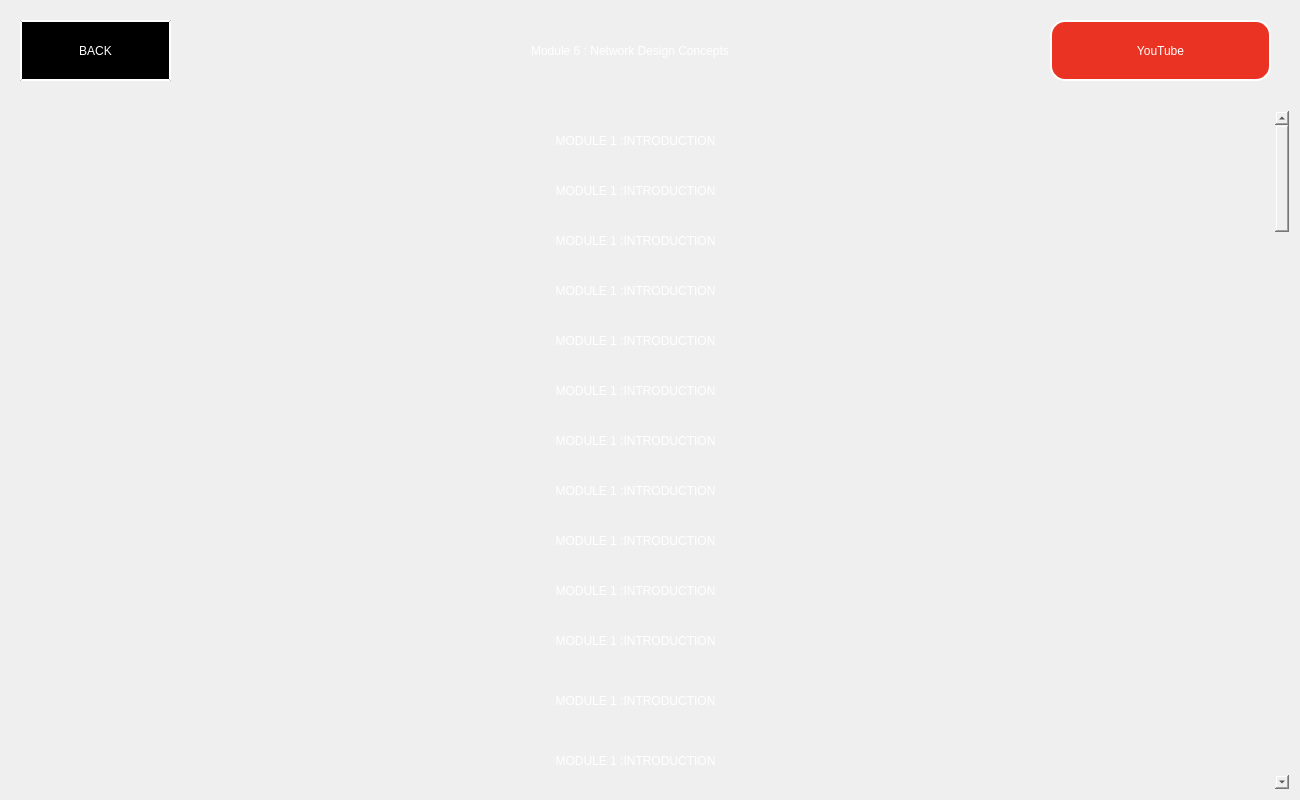
<?xml version="1.0" encoding="UTF-8"?>
<ui version="4.0">
 <class>MainWindow</class>
 <widget class="QMainWindow" name="MainWindow">
  <property name="geometry">
   <rect>
    <x>0</x>
    <y>0</y>
    <width>1300</width>
    <height>800</height>
   </rect>
  </property>
  <property name="minimumSize">
   <size>
    <width>1300</width>
    <height>800</height>
   </size>
  </property>
  <property name="windowTitle">
   <string>DARN IT</string>
  </property>
  <property name="windowIcon">
   <iconset>
    <normaloff>pictures/icon.png</normaloff>pictures/icon.png</iconset>
  </property>
  <property name="styleSheet">
   <string notr="true"/>
  </property>
  <widget class="QWidget" name="centralwidget">
   <widget class="QLabel" name="title">
    <property name="geometry">
     <rect>
      <x>300</x>
      <y>20</y>
      <width>660</width>
      <height>61</height>
     </rect>
    </property>
    <property name="styleSheet">
     <string notr="true">color: rgb(255, 255, 255);
font: 22pt &quot;Artifakt Element&quot;;
background : transparent;</string>
    </property>
    <property name="text">
     <string>Module 6 : Network Design Concepts</string>
    </property>
    <property name="alignment">
     <set>Qt::AlignCenter</set>
    </property>
   </widget>
   <widget class="QPushButton" name="back">
    <property name="geometry">
     <rect>
      <x>20</x>
      <y>20</y>
      <width>151</width>
      <height>61</height>
     </rect>
    </property>
    <property name="styleSheet">
     <string notr="true">background-color: rgb(0, 0, 0);
color: rgb(255, 255, 255);
font: 14pt &quot;Artifakt Element&quot;;
border : outset ;
border-width : 2px;
border-color: rgb(255, 255, 255);</string>
    </property>
    <property name="text">
     <string>BACK</string>
    </property>
   </widget>
   <widget class="QScrollArea" name="scrollArea">
    <property name="geometry">
     <rect>
      <x>10</x>
      <y>110</y>
      <width>1280</width>
      <height>680</height>
     </rect>
    </property>
    <property name="minimumSize">
     <size>
      <width>1280</width>
      <height>680</height>
     </size>
    </property>
    <property name="styleSheet">
     <string notr="true">background : transparent;</string>
    </property>
    <property name="verticalScrollBarPolicy">
     <enum>Qt::ScrollBarAlwaysOn</enum>
    </property>
    <property name="horizontalScrollBarPolicy">
     <enum>Qt::ScrollBarAlwaysOff</enum>
    </property>
    <property name="widgetResizable">
     <bool>true</bool>
    </property>
    <widget class="QWidget" name="scrollAreaWidgetContents_2">
     <property name="geometry">
      <rect>
       <x>0</x>
       <y>0</y>
       <width>1257</width>
       <height>5018</height>
      </rect>
     </property>
     <layout class="QVBoxLayout" name="verticalLayout">
      <item>
       <widget class="QFrame" name="frame">
        <property name="minimumSize">
         <size>
          <width>0</width>
          <height>5000</height>
         </size>
        </property>
        <property name="styleSheet">
         <string notr="true">background : transparent;</string>
        </property>
        <property name="frameShape">
         <enum>QFrame::StyledPanel</enum>
        </property>
        <property name="frameShadow">
         <enum>QFrame::Raised</enum>
        </property>
        <widget class="QLabel" name="label_2">
         <property name="geometry">
          <rect>
           <x>0</x>
           <y>0</y>
           <width>1231</width>
           <height>42</height>
          </rect>
         </property>
         <property name="styleSheet">
          <string notr="true">color: rgb(255, 255, 255);
font: 22pt &quot;Artifakt Element&quot;;
background : transparent;</string>
         </property>
         <property name="text">
          <string>MODULE 1 :INTRODUCTION</string>
         </property>
         <property name="alignment">
          <set>Qt::AlignCenter</set>
         </property>
        </widget>
        <widget class="QLabel" name="label_3">
         <property name="geometry">
          <rect>
           <x>0</x>
           <y>50</y>
           <width>1231</width>
           <height>42</height>
          </rect>
         </property>
         <property name="styleSheet">
          <string notr="true">color: rgb(255, 255, 255);
font: 22pt &quot;Artifakt Element&quot;;
background : transparent;</string>
         </property>
         <property name="text">
          <string>MODULE 1 :INTRODUCTION</string>
         </property>
         <property name="alignment">
          <set>Qt::AlignCenter</set>
         </property>
        </widget>
        <widget class="QLabel" name="label_4">
         <property name="geometry">
          <rect>
           <x>0</x>
           <y>100</y>
           <width>1231</width>
           <height>42</height>
          </rect>
         </property>
         <property name="styleSheet">
          <string notr="true">color: rgb(255, 255, 255);
font: 22pt &quot;Artifakt Element&quot;;
background : transparent;</string>
         </property>
         <property name="text">
          <string>MODULE 1 :INTRODUCTION</string>
         </property>
         <property name="alignment">
          <set>Qt::AlignCenter</set>
         </property>
        </widget>
        <widget class="QLabel" name="label_5">
         <property name="geometry">
          <rect>
           <x>0</x>
           <y>150</y>
           <width>1231</width>
           <height>42</height>
          </rect>
         </property>
         <property name="styleSheet">
          <string notr="true">color: rgb(255, 255, 255);
font: 22pt &quot;Artifakt Element&quot;;
background : transparent;</string>
         </property>
         <property name="text">
          <string>MODULE 1 :INTRODUCTION</string>
         </property>
         <property name="alignment">
          <set>Qt::AlignCenter</set>
         </property>
        </widget>
        <widget class="QLabel" name="label_6">
         <property name="geometry">
          <rect>
           <x>0</x>
           <y>200</y>
           <width>1231</width>
           <height>42</height>
          </rect>
         </property>
         <property name="styleSheet">
          <string notr="true">color: rgb(255, 255, 255);
font: 22pt &quot;Artifakt Element&quot;;
background : transparent;</string>
         </property>
         <property name="text">
          <string>MODULE 1 :INTRODUCTION</string>
         </property>
         <property name="alignment">
          <set>Qt::AlignCenter</set>
         </property>
        </widget>
        <widget class="QLabel" name="label_7">
         <property name="geometry">
          <rect>
           <x>0</x>
           <y>250</y>
           <width>1231</width>
           <height>42</height>
          </rect>
         </property>
         <property name="styleSheet">
          <string notr="true">color: rgb(255, 255, 255);
font: 22pt &quot;Artifakt Element&quot;;
background : transparent;</string>
         </property>
         <property name="text">
          <string>MODULE 1 :INTRODUCTION</string>
         </property>
         <property name="alignment">
          <set>Qt::AlignCenter</set>
         </property>
        </widget>
        <widget class="QLabel" name="label_8">
         <property name="geometry">
          <rect>
           <x>0</x>
           <y>300</y>
           <width>1231</width>
           <height>42</height>
          </rect>
         </property>
         <property name="styleSheet">
          <string notr="true">color: rgb(255, 255, 255);
font: 22pt &quot;Artifakt Element&quot;;
background : transparent;</string>
         </property>
         <property name="text">
          <string>MODULE 1 :INTRODUCTION</string>
         </property>
         <property name="alignment">
          <set>Qt::AlignCenter</set>
         </property>
        </widget>
        <widget class="QLabel" name="label_9">
         <property name="geometry">
          <rect>
           <x>0</x>
           <y>350</y>
           <width>1231</width>
           <height>42</height>
          </rect>
         </property>
         <property name="styleSheet">
          <string notr="true">color: rgb(255, 255, 255);
font: 22pt &quot;Artifakt Element&quot;;
background : transparent;</string>
         </property>
         <property name="text">
          <string>MODULE 1 :INTRODUCTION</string>
         </property>
         <property name="alignment">
          <set>Qt::AlignCenter</set>
         </property>
        </widget>
        <widget class="QLabel" name="label_10">
         <property name="geometry">
          <rect>
           <x>0</x>
           <y>400</y>
           <width>1231</width>
           <height>42</height>
          </rect>
         </property>
         <property name="styleSheet">
          <string notr="true">color: rgb(255, 255, 255);
font: 22pt &quot;Artifakt Element&quot;;
background : transparent;</string>
         </property>
         <property name="text">
          <string>MODULE 1 :INTRODUCTION</string>
         </property>
         <property name="alignment">
          <set>Qt::AlignCenter</set>
         </property>
        </widget>
        <widget class="QLabel" name="label_11">
         <property name="geometry">
          <rect>
           <x>0</x>
           <y>450</y>
           <width>1231</width>
           <height>42</height>
          </rect>
         </property>
         <property name="styleSheet">
          <string notr="true">color: rgb(255, 255, 255);
font: 22pt &quot;Artifakt Element&quot;;
background : transparent;</string>
         </property>
         <property name="text">
          <string>MODULE 1 :INTRODUCTION</string>
         </property>
         <property name="alignment">
          <set>Qt::AlignCenter</set>
         </property>
        </widget>
        <widget class="QLabel" name="label_12">
         <property name="geometry">
          <rect>
           <x>0</x>
           <y>500</y>
           <width>1231</width>
           <height>42</height>
          </rect>
         </property>
         <property name="styleSheet">
          <string notr="true">color: rgb(255, 255, 255);
font: 22pt &quot;Artifakt Element&quot;;
background : transparent;</string>
         </property>
         <property name="text">
          <string>MODULE 1 :INTRODUCTION</string>
         </property>
         <property name="alignment">
          <set>Qt::AlignCenter</set>
         </property>
        </widget>
        <widget class="QLabel" name="label_13">
         <property name="geometry">
          <rect>
           <x>0</x>
           <y>560</y>
           <width>1231</width>
           <height>42</height>
          </rect>
         </property>
         <property name="styleSheet">
          <string notr="true">color: rgb(255, 255, 255);
font: 22pt &quot;Artifakt Element&quot;;
background : transparent;</string>
         </property>
         <property name="text">
          <string>MODULE 1 :INTRODUCTION</string>
         </property>
         <property name="alignment">
          <set>Qt::AlignCenter</set>
         </property>
        </widget>
        <widget class="QLabel" name="label_14">
         <property name="geometry">
          <rect>
           <x>0</x>
           <y>620</y>
           <width>1231</width>
           <height>42</height>
          </rect>
         </property>
         <property name="styleSheet">
          <string notr="true">color: rgb(255, 255, 255);
font: 22pt &quot;Artifakt Element&quot;;
background : transparent;</string>
         </property>
         <property name="text">
          <string>MODULE 1 :INTRODUCTION</string>
         </property>
         <property name="alignment">
          <set>Qt::AlignCenter</set>
         </property>
        </widget>
        <widget class="QLabel" name="label_15">
         <property name="geometry">
          <rect>
           <x>0</x>
           <y>670</y>
           <width>1231</width>
           <height>42</height>
          </rect>
         </property>
         <property name="styleSheet">
          <string notr="true">color: rgb(255, 255, 255);
font: 22pt &quot;Artifakt Element&quot;;
background : transparent;</string>
         </property>
         <property name="text">
          <string>MODULE 1 :INTRODUCTION</string>
         </property>
         <property name="alignment">
          <set>Qt::AlignCenter</set>
         </property>
        </widget>
        <widget class="QLabel" name="label_16">
         <property name="geometry">
          <rect>
           <x>0</x>
           <y>720</y>
           <width>1231</width>
           <height>42</height>
          </rect>
         </property>
         <property name="styleSheet">
          <string notr="true">color: rgb(255, 255, 255);
font: 22pt &quot;Artifakt Element&quot;;
background : transparent;</string>
         </property>
         <property name="text">
          <string>MODULE 1 :INTRODUCTION</string>
         </property>
         <property name="alignment">
          <set>Qt::AlignCenter</set>
         </property>
        </widget>
        <widget class="QLabel" name="label_17">
         <property name="geometry">
          <rect>
           <x>0</x>
           <y>770</y>
           <width>1231</width>
           <height>42</height>
          </rect>
         </property>
         <property name="styleSheet">
          <string notr="true">color: rgb(255, 255, 255);
font: 22pt &quot;Artifakt Element&quot;;
background : transparent;</string>
         </property>
         <property name="text">
          <string>MODULE 1 :INTRODUCTION</string>
         </property>
         <property name="alignment">
          <set>Qt::AlignCenter</set>
         </property>
        </widget>
        <widget class="QLabel" name="label_18">
         <property name="geometry">
          <rect>
           <x>0</x>
           <y>830</y>
           <width>1231</width>
           <height>42</height>
          </rect>
         </property>
         <property name="styleSheet">
          <string notr="true">color: rgb(255, 255, 255);
font: 22pt &quot;Artifakt Element&quot;;
background : transparent;</string>
         </property>
         <property name="text">
          <string>MODULE 1 :INTRODUCTION</string>
         </property>
         <property name="alignment">
          <set>Qt::AlignCenter</set>
         </property>
        </widget>
       </widget>
      </item>
     </layout>
    </widget>
   </widget>
   <widget class="QPushButton" name="yt">
    <property name="geometry">
     <rect>
      <x>1050</x>
      <y>20</y>
      <width>221</width>
      <height>61</height>
     </rect>
    </property>
    <property name="styleSheet">
     <string notr="true">background-color:rgb(234, 51, 34);
color:rgb(255, 255, 255);
font: 14pt &quot;Artifakt Element&quot;;
border : outset ;
border-width : 2px;
border-color: rgb(255, 255, 255);
border-radius : 15px</string>
    </property>
    <property name="text">
     <string>YouTube</string>
    </property>
   </widget>
   <widget class="QLabel" name="label_19">
    <property name="geometry">
     <rect>
      <x>0</x>
      <y>0</y>
      <width>1300</width>
      <height>800</height>
     </rect>
    </property>
    <property name="text">
     <string/>
    </property>
    <property name="pixmap">
     <pixmap>pictures/try2-dark-stripes-background-elegant-design-wallpapers_518299-1505.jpg</pixmap>
    </property>
   </widget>
   <zorder>label_19</zorder>
   <zorder>title</zorder>
   <zorder>back</zorder>
   <zorder>scrollArea</zorder>
   <zorder>yt</zorder>
  </widget>
 </widget>
 <resources>
  <include location="../pictures/source1.qrc"/>
 </resources>
 <connections/>
</ui>
